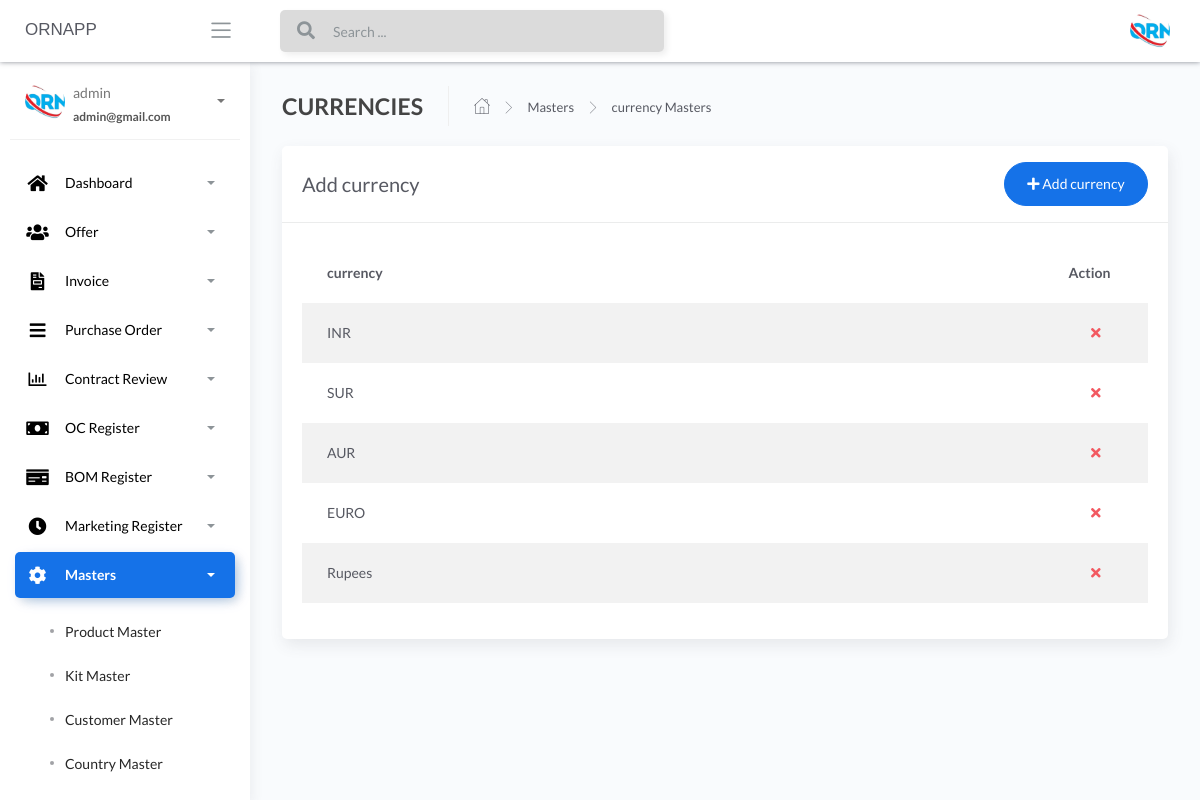
Before: /Currency-masters (signed in) with the older database file.
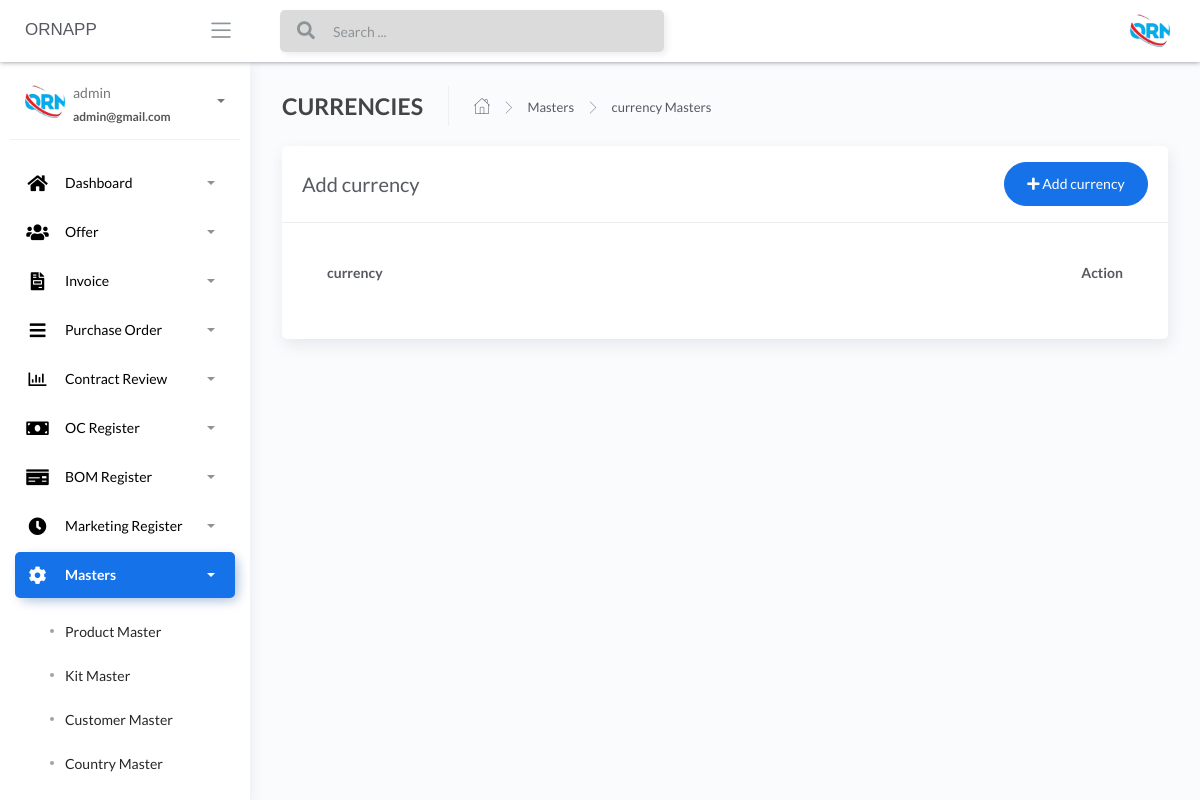
After: the same page with the newer database file.
### apps/home/models.py (models this page shows, shortened)
class CurrencyMaster(db.Model):
    __tablename__ = "CurrencyMaster"
    id = db.Column(db.Integer, primary_key=True)
    currency_name = db.Column(db.String())

### apps/home/routes.py (the view, shortened to what this page needs)
@blueprint.route('/Currency-masters', methods=['GET', 'POST'])
@login_required
def Currency_masters():
    if request.method == 'GET':
        users = CurrencyMaster.query.all()
        return render_template('home/Currency-masters.html', users=users, segment='Currency-masters')

### apps/__init__.py (called while the page is built)
def configure_database(app):
    @app.before_first_request
    def initialize_database():
        db.create_all()
    @app.teardown_request
    def shutdown_session(exception=None):
        db.session.remove()

### apps/authentication/models.py (called while the page is built)
@login_manager.user_loader
def user_loader(id):
    return Users.query.filter_by(id=id).first()

### apps/templates/home/Currency-masters.html (shortened to what this page needs)
{% extends "layouts/base.html" %}
{% block content %}
	<div class="content">
		<div class="page-inner">
			<div class="page-header">
				<h4 class="page-title">CURRENCIES</h4>
				<ul class="breadcrumbs">
					<li class="nav-home">
						<a href="#">
							<i class="flaticon-home"></i>
						</a>
					</li>
					<li class="separator">
						<i class="flaticon-right-arrow"></i>
					</li>
					<li class="nav-item">
						<a href="#">Masters</a>
					</li>
					<li class="separator">
						<i class="flaticon-right-arrow"></i>
					</li>
					<li class="nav-item">
						<a href="#">currency Masters</a>
					</li>
				</ul>
			</div>
			<div class="row">
				<div class="col-md-12">
					<div class="card">
						<div class="card-header">
							<div class="d-flex align-items-center">
								<h4 class="card-title">Add currency</h4>
								<button class="btn btn-primary btn-round ml-auto" data-toggle="modal" data-target="#addRowModal">
									<i class="fa fa-plus"></i>
									Add currency
								</button>
							</div>
						</div>
						<div class="card-body">
							<div class="table-responsive">
								<table id="add-row" class="display table table-striped table-hover" >
									<thead>
										<tr>
											<th>currency</th>
											<th style="width: 10%">Action</th>
										</tr>
									</thead>
									<tbody>
										{% for user in users %}
											<tr
											{% if loop.index %2==0 %}
											{% else %}
											{% endif %}
											>
											<td>{{user.currency_name}}</td>
											<td>
											<div class="form-button-action">
											<span style="font-size: 24px;color:red;">
											<a href="/{{user.id}}/deletecurrency" type="button" data-toggle="tooltip" title="" class="btn btn-link btn-danger" data-original-title="Remove"> <i class="fas fa-times"></i></a>
											</span>
											</div>
											</td>
										</tr>
									{% endfor %}
									</tbody>
								</table>
							</div>
						</div>
					</div>
				</div>
			</div>
		</div>
	</div>
{% endblock content %}

Changed rows visible on the page:
removed CurrencyMaster: currency_name "INR"
removed CurrencyMaster: currency_name "SUR"
removed CurrencyMaster: currency_name "AUR"
removed CurrencyMaster: currency_name "EURO"
removed CurrencyMaster: currency_name "Rupees"
